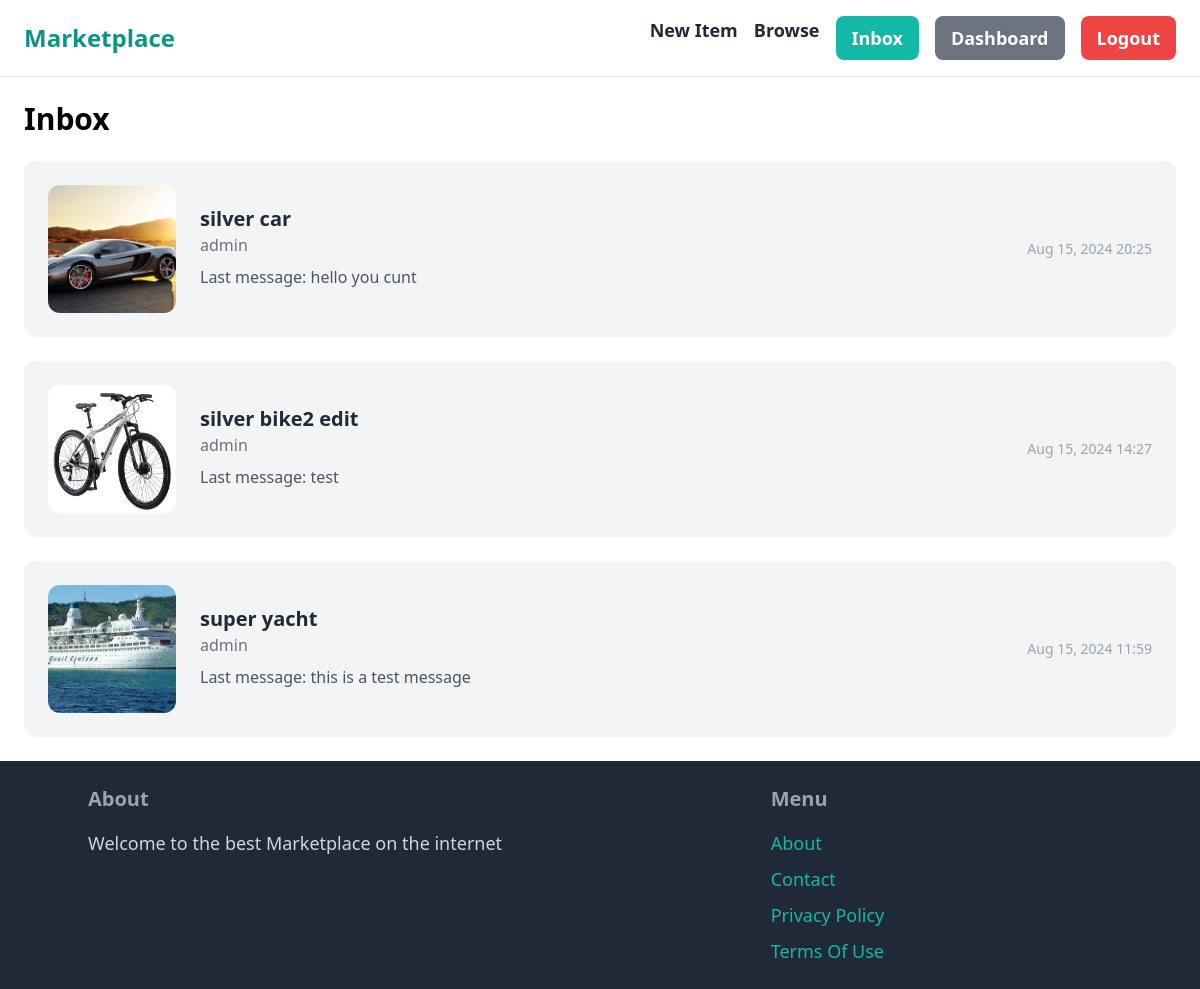
The page /inbox/ (signed in) on the database its author committed.
### conversation/models.py (models this page shows)
class Conversation(models.Model):
    item = models.ForeignKey(Item, related_name='conversations', on_delete=models.CASCADE)
    members = models.ManyToManyField(User, related_name='conversations')  # Fixed typo
    created_at = models.DateTimeField(auto_now_add=True)
    modified_at = models.DateTimeField(auto_now=True)
    class Meta:
        ordering = ('-modified_at',)

class ConversationMessage(models.Model):
    conversation = models.ForeignKey(Conversation, related_name='messages', on_delete=models.CASCADE)
    content = models.TextField()
    created_at = models.DateTimeField(auto_now_add=True)
    created_by = models.ForeignKey(User, related_name='created_messages', on_delete=models.CASCADE)

### item/models.py (models this page shows, shortened)
class Item(models.Model):
    name = models.CharField(max_length=255)
    description = models.TextField()
    price = models.FloatField(default=0.00)  # Ensure a default value is set
    image = models.ImageField(upload_to='items/')
    is_sold = models.BooleanField(default=False)
    created_at = models.DateTimeField(default=timezone.now)
    category = models.ForeignKey(Category, related_name='items', on_delete=models.CASCADE)
    created_by = models.ForeignKey(settings.AUTH_USER_MODEL, related_name='items', on_delete=models.CASCADE)
    available_dates = models.TextField(blank=True, null=True)
    daily_price = models.FloatField(default=0.00)

### conversation/views.py (the view)
# urls.py: path('', views.inbox, name='inbox'),
@login_required
def inbox(request):
    conversations = Conversation.objects.filter(members__in=[request.user.id])
    return render(request, 'conversation/inbox.html',{
        'conversations' : conversations
    })

### conversation/templates/conversation/inbox.html (shortened to what this page needs)
{% extends 'core/base.html' %}
{% block content %}
<h1 class="mb-6 text-3xl font-semibold">Inbox</h1>
<div class="space-y-6">
    {% for conversation in conversations %}
    <a href="{% url 'conversation:detail' conversation.id %}" class="block">
        <div class="p-6 flex items-center bg-gray-100 rounded-xl hover:bg-gray-200 transition duration-200">
            <div class="pr-6">
                <img src="{{ conversation.item.image.url }}" class="w-32 h-32 object-cover rounded-xl" alt="{{ conversation.item.name }}">
            </div>
            <div class="flex-1">
                <h2 class="text-xl font-semibold text-gray-800">{{ conversation.item.name }}</h2>
                <p class="text-gray-500 mb-2">
                    {% for member in conversation.members.all %}
                        {% if member != request.user %}
                            {{ member.username }}
                        {% endif %}
                    {% endfor %}
                </p>
                <p class="text-gray-600 mb-1">Last message: {{ conversation.messages.last.content|truncatechars:50 }}</p>
            </div>
            <div class="text-right">
                <p class="text-gray-400 text-sm">{{ conversation.modified_at|date:"M d, Y H:i" }}</p>
            </div>
        </div>
    </a>
    {% empty %}
    <p class="text-gray-600">No conversations yet. Start by contacting a seller or buyer.</p>
    {% endfor %}
</div>
{% endblock %}

### rows shown on the page
Conversation: item.image (picture), item.name "silver car", messages.last.content "hello you cunt", modified_at "Aug 15, 2024 20:25"
Conversation: item.image (picture), item.name "silver bike2 edit", messages.last.content "test", modified_at "Aug 15, 2024 14:27"
Conversation: item.image (picture), item.name "super yacht", messages.last.content "this is a test message", modified_at "Aug 15, 2024 11:59"

### other values the page prints
{{ member.username }} "admin"
